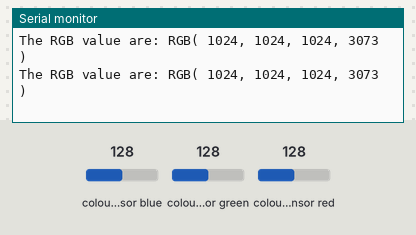
The sketch below on a simulated Arduino Uno, built with avr-gcc and run on an emulated ATmega328P. On the bench: the last lines printed to the serial monitor. Inputs (shaded band) come from the test bench; at power-on: colour sensor green 128, colour sensor blue 128, colour sensor red 128.

Above: at 1.2 s.
1.3 s: colour sensor green set to 5
At 1.35 s:
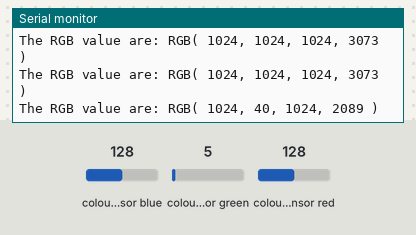
4.3 s: colour sensor blue set to 5
At 4.38 s:
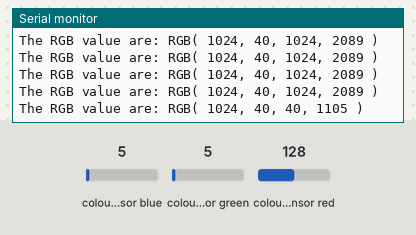
7.3 s: colour sensor red set to 5
At 7.41 s:
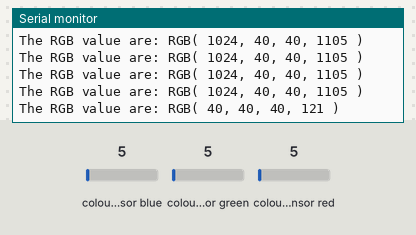
Timing chart, 0 to 10.3 s (numbered marks = the images above; inputs shaded):
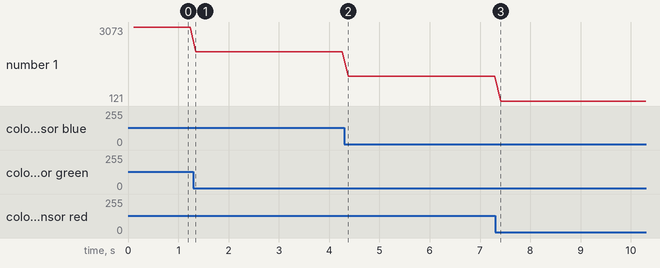

The sketch:

test_couleur.ino
```cpp
//#include <Wire.h>
//#include <GroveColorSensor.h>
#include <Adafruit_TCS34725.h>


Adafruit_TCS34725 g_sensor;

#define CLK_PIN   7
#define DATA_PIN  8
#define NUM_LEDS  1            //The number of Chainable RGB LED


long g_lastTimeSensorStarted = 0;

void setup()
{
    Serial.begin(9600);
    g_sensor.begin();


    g_sensor.setInterrupt(true);
    g_lastTimeSensorStarted = millis();
}

void loop()
{
    int red, green, blue;
    //GroveColorSensor colorSensor;
//    colorSensor.ledStatus = 1;            // When turn on the color sensor LED, ledStatus = 1; When turn off the color sensor LED, ledStatus = 0.
    uint16_t  r,g,b,c;

    if (millis() > g_lastTimeSensorStarted+60)
    {
        //g_sensor.setInterrupt(true);
        //delay(60);
        g_sensor.getRawData(&r, &g, &b, &c);

        Serial.print("The RGB value are: RGB( ");
        Serial.print(r,DEC);
        Serial.print(", ");
        Serial.print(g,DEC);
        Serial.print(", ");
        Serial.print(b,DEC);
        Serial.print(", ");
        Serial.print(c,DEC);
        Serial.println(" )");

        g_sensor.clearInterrupt();

        g_sensor.setInterrupt(true);
        g_lastTimeSensorStarted = millis();
    }

   /* while(1)
    {
        colorSensor.readRGB(&red, &green, &blue);    //Read RGB values to variables.
        delay(300);
        Serial.print("The RGB value are: RGB( ");
        Serial.print(red,DEC);
        Serial.print(", ");
        Serial.print(green,DEC);
        Serial.print(", ");
        Serial.print(blue,DEC);
        Serial.println(" )");
        colorSensor.clearInterrupt();

        for(int i = 0; i<NUM_LEDS; i++)
        {
            leds.setColorRGB(i, red, green, blue);
        }
    } */
}
```

Measured:
- after the input at 1.3 s, the serial monitor: prints a new line after 0.05 s (image 1)
- after the input at 4.3 s, the serial monitor: prints a new line after 0.08 s (image 2)
- after the input at 7.3 s, the serial monitor: prints a new line after 0.11 s (image 3)
- plotted number 1: 3073 → 2089 after the input at 1.3 s, 2089 → 1105 after the input at 4.3 s, 1105 → 121 after the input at 7.3 s
